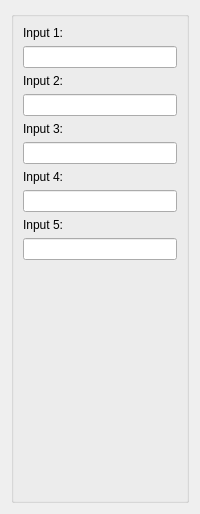
      <widget class="QWidget" name="tab" >
       <attribute name="title" >
        <string>Script Inputs</string>
       </attribute>
       <layout class="QGridLayout" name="gridLayout_3" >
        <item row="0" column="0" >
         <widget class="QGroupBox" name="groupBox" >
          <property name="title" >
           <string/>
          </property>
          <layout class="QGridLayout" name="gridLayout_5" >
           <item row="0" column="0" >
            <widget class="QLabel" name="label" >
             <property name="text" >
              <string>Input 1:</string>
             </property>
            </widget>
           </item>
           <item row="1" column="0" >
            <widget class="QLineEdit" name="lineEdit_1" />
           </item>
           <item row="2" column="0" >
            <widget class="QLabel" name="label_1" >
             <property name="text" >
              <string>Input 2:</string>
             </property>
            </widget>
           </item>
           <item row="3" column="0" >
            <widget class="QLineEdit" name="lineEdit_2" />
           </item>
           <item row="4" column="0" >
            <widget class="QLabel" name="label_3" >
             <property name="text" >
              <string>Input 3:</string>
             </property>
            </widget>
           </item>
           <item row="5" column="0" >
            <widget class="QLineEdit" name="lineEdit_3" />
           </item>
           <item row="6" column="0" >
            <widget class="QLabel" name="label_4" >
             <property name="text" >
              <string>Input 4:</string>
             </property>
            </widget>
           </item>
           <item row="7" column="0" >
            <widget class="QLineEdit" name="lineEdit_4" />
           </item>
           <item row="8" column="0" >
            <widget class="QLabel" name="label_5" >
             <property name="text" >
              <string>Input 5:</string>
             </property>
            </widget>
           </item>
           <item row="9" column="0" >
            <widget class="QLineEdit" name="lineEdit_5" />
           </item>
           <item row="10" column="0" >
            <spacer name="verticalSpacer" >
             <property name="orientation" >
              <enum>Qt::Vertical</enum>
             </property>
             <property name="sizeHint" stdset="0" >
              <size>
               <width>20</width>
               <height>231</height>
              </size>
             </property>
            </spacer>
           </item>
          </layout>
         </widget>
        </item>
       </layout>
      </widget>
